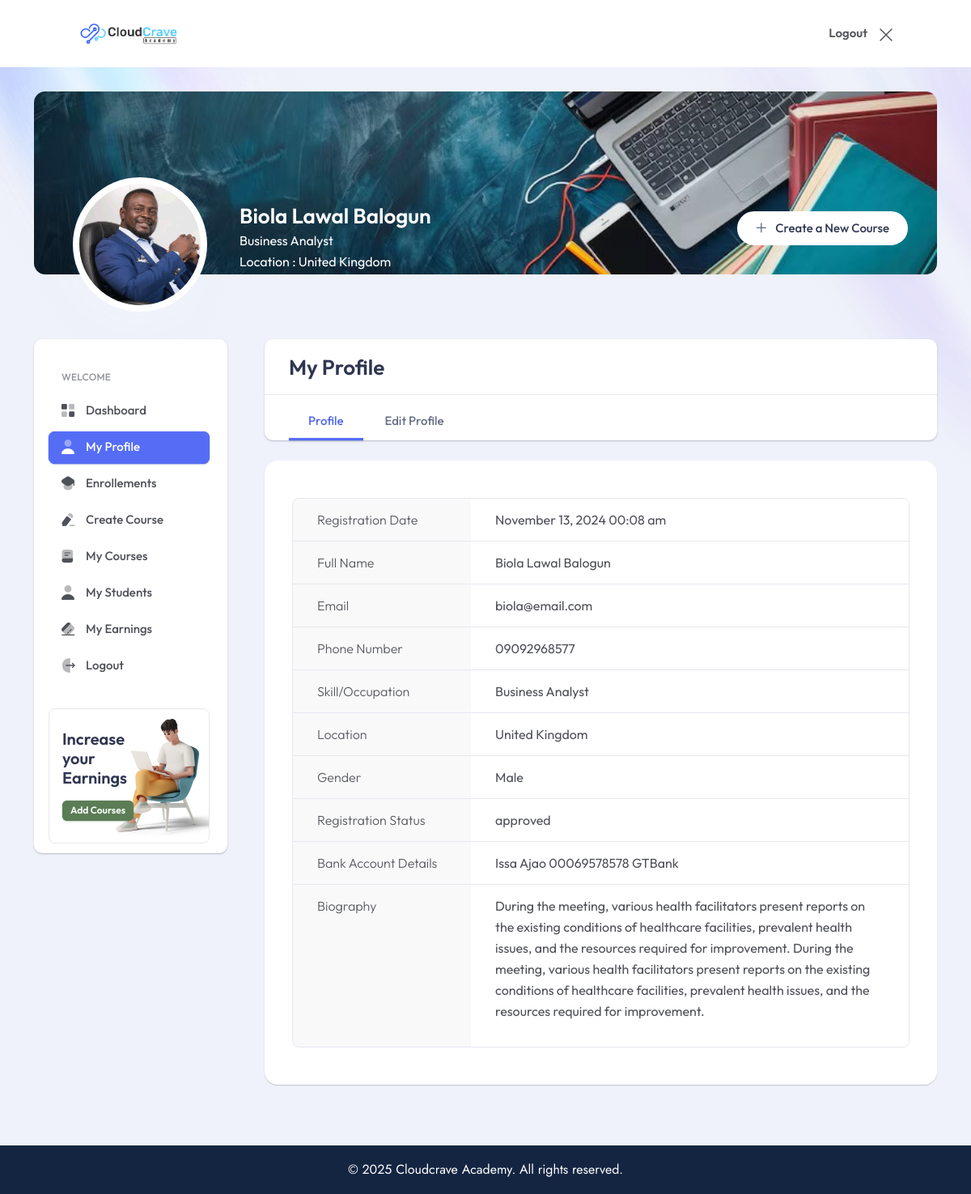
The app's page /instructor_profile.php (signed in) with its own data.
### tables this page shows
CREATE TABLE `instructors` (
  `instructor_id` int(11) NOT NULL,
  `instructor_name` varchar(255) NOT NULL,
  `bio` text DEFAULT NULL,
  `current_role` varchar(225) DEFAULT NULL,
  `profile_picture` varchar(255) DEFAULT NULL,
  `created_at` timestamp NOT NULL DEFAULT current_timestamp(),
  `gender` varchar(50) DEFAULT NULL,
  `location` varchar(255) DEFAULT NULL,
  `status` enum('pending','approved','rejected') DEFAULT 'pending',
  `email` varchar(255) NOT NULL,
  `password` varchar(255) NOT NULL,
  `phone_number` varchar(20) DEFAULT NULL,
  `bank_account_details` varchar(225) DEFAULT NULL
);

### instructor_profile.php (the view, shortened to what this page needs)
<!doctype html>
<html class="no-js" lang="zxx">
<head>
   <link rel="stylesheet" href="assets/css/bootstrap.css">
   <link rel="stylesheet" href="assets/css/animate.css">
   <link rel="stylesheet" href="assets/css/swiper-bundle.css">
   <link rel="stylesheet" href="assets/css/slick.css">
   <link rel="stylesheet" href="assets/css/magnific-popup.css">
   <link rel="stylesheet" href="assets/css/flatpickr.min.css">
   <link rel="stylesheet" href="assets/css/font-awesome-pro.css">
   <link rel="stylesheet" href="assets/css/spacing.css">
   <link rel="stylesheet" href="assets/css/main.css">
</head>
   <body>
       <header class="header-area">
         <div class="tp-header-2 tp-header-new-course">
            <div class="container-fluid">
               <div class="row align-items-center">
                  <div class="col-2">
                     <div class="tp-header-2-right d-flex align-items-center">
                        <div class="logo tp-header-logo">
                           <a href="index.html">
                              <img src="assets/img/logo/logo-black.png" alt="logo">
                           </a>
                        </div>
                     </div>
                  </div>
                  <div class="col-10">
                     <div class="tp-header-new-course-right d-flex justify-content-end">
                        <div class="tp-header-new-course-option d-none d-sm-block">
                           <a class="draft" href="logout.php">Logout</a>
                       </div>
                        <span>
                           <a href="logout.php"></a>
                        </span>
                     </div>
                  </div>
               </div>
            </div>
         </div>
      </header>
      <main class="tp-dashboard-body-bg">
   <?php
include_once 'connect.php';
$instructor_id = $_SESSION['instructor_id'];
$query = "SELECT * FROM instructors WHERE instructor_id = $instructor_id";
$result = $conn->query($query);
if ($result && $result->num_rows > 0) {
    $instructor = $result->fetch_assoc();
    $instructor_name = $instructor['instructor_name'];
    $location = $instructor['location'];
    $profile_picture = $instructor['profile_picture'];
    $role = $instructor['current_role'];
} else {
    $instructor_name = "Unknown Instructor";
    $location = "Not Assigned";
    $profile_picture = "default.jpg";
}
?>
         <section class="tp-dashboard-banner-wrap">
            <div class="tp-dashboard-banner-shape"><img src="assets/img/dashboard/bg/dashboard-bg-shape-1.jpg" alt=""></div>
            <div class="container">
               <div class="row">
                  <div class="col-lg-12">
                     <div class="tp-dashboard-banner-bg mt-30" data-background="assets/img/dashboard/bg/dashboard-bg-1.jpg">
                        <div class="tp-instructor-wrap d-flex justify-content-between">
                           <div class="tp-instructor-info d-flex">
                              <div class="tp-instructor-avatar">
                                 <img src="assets/uploads/instructors/<?php echo $profile_picture; ?>" alt=""  class="circular-image" width=120>
                              </div>
                              <div class="tp-instructor-content">
                                 <h4 class="tp-instructor-title"><?php echo $instructor_name; ?>  </h4>
                                 <div class="tp-instructor-rate  d-flex align-items-center">
                                    <span> <?php echo htmlspecialchars($role); ?> </span>
                                 </div>
                                 <div class="tp-instructor-rate  d-flex align-items-center">
                                    <span>Location : <?php echo htmlspecialchars($location); ?>  </span>
                                 </div>
                              </div>
                           </div>
                           <div class="tp-instructor-course-btn">
                              <a class="tp-btn-add-course" href="create_course.php"><i class="fa-regular fa-plus"></i> Create a New Course</a>
                           </div>
                        </div>
                     </div>
                  </div>
               </div>
            </div>
         </section>
         <section class="tpd-main pb-75">
            <div class="container">
               <div class="row">
                  <div class="col-lg-3">
                     <?php
         require_once 'instructor_menu.php';
                          ?>
                  </div>
                  <div class="col-lg-9">
                      <div class="">
<div class="tpd-course-area">
   <div class="row">
      <div class="col-12">
         <div class="tp-dashboard-tab mb-25">
            <h2 class="tp-dashboard-tab-title">My Profile</h2>
            <div class="tp-dashboard-tab-list">
               <ul>
               <li>
                     <a class="active" href="instructor_profile.php"> Profile</a>
                  </li>
                  <li>
                     <a href="instructor_profile_edit.php">Edit Profile</a>
                  </li>
               </ul>
            </div>
         </div>
      </div>
   </div>
</div></div>
                     <div class="tpd-content-layout">
                     <?php
include('connect.php');
$query = "SELECT * FROM instructors WHERE instructor_id = ?";
$stmt = $conn->prepare($query);
$stmt->bind_param("i", $instructor_id);
$stmt->execute();
$result = $stmt->get_result();
$instructor = $result->fetch_assoc();
if ($instructor):
?>
<div class="tp-profile-wrapper">
               <div class="tp-profile-box">
                <div class="tp-profile-wrap">
                    <ul>
                        <li>
                            <div class="tp-profile-info d-flex">
                                <div class="tp-profile-info-tag">
                                    <span>Registration Date</span>
                                </div>
                                <div class="tp-profile-info-details">
                                    <span><?php echo date('F d, Y H:i a', strtotime($instructor['created_at'])); ?></span>
                                </div>
                            </div>
                        </li>
                        <li>
                            <div class="tp-profile-info d-flex">
                                <div class="tp-profile-info-tag">
                                    <span>Full Name</span>
                                </div>
                                <div class="tp-profile-info-details">
                                    <span><?php echo htmlspecialchars($instructor['instructor_name']); ?></span>
                                </div>
                            </div>
                        </li>
                        <li>
                            <div class="tp-profile-info d-flex">
                                <div class="tp-profile-info-tag">
                                    <span>Email</span>
                                </div>
                                <div class="tp-profile-info-details">
                                    <span><?php echo htmlspecialchars($instructor['email']); ?></span>
                                </div>
                            </div>
                        </li>
                        <li>
                            <div class="tp-profile-info d-flex">
                                <div class="tp-profile-info-tag">
                                    <span>Phone Number</span>
                                </div>
                                <div class="tp-profile-info-details">
                                    <span><?php echo htmlspecialchars($instructor['phone_number']); ?></span>
                                </div>
                            </div>
                        </li>
                        <li>
                            <div class="tp-profile-info d-flex">
                                <div class="tp-profile-info-tag">
                                    <span>Skill/Occupation</span>
                                </div>
                                <div class="tp-profile-info-details">
                                    <span><?php echo htmlspecialchars($instructor['current_role']); ?></span>
                                </div>
                            </div>
                        </li>
                        <li>
                            <div class="tp-profile-info d-flex">
                                <div class="tp-profile-info-tag">
                                    <span>Location</span>
                                </div>
                                <div class="tp-profile-info-details">
                                    <span><?php echo htmlspecialchars($instructor['location']); ?></span>
                                </div>
                            </div>
                        </li>
                        <li>
                            <div class="tp-profile-info d-flex">
                                <div class="tp-profile-info-tag">
                                    <span>Gender</span>
                                </div>
                                <div class="tp-profile-info-details">
                                    <span><?php echo htmlspecialchars($instructor['gender']); ?></span>
                                </div>
                            </div>
                        </li>
                        <li>
                            <div class="tp-profile-info d-flex">
                                <div class="tp-profile-info-tag">
                                    <span>Registration Status</span>
                                </div>
                                <div class="tp-profile-info-details">
                                    <span><?php echo htmlspecialchars($instructor['status']); ?></span>
                                </div>
                            </div>
                        </li>
                        <li>
                            <div class="tp-profile-info d-flex">
                                <div class="tp-profile-info-tag">
                                    <span>Bank Account Details</span>
                                </div>
                                <div class="tp-profile-info-details">
                                    <span><?php echo htmlspecialchars($instructor['bank_account_details']); ?></span>
                                </div>
                            </div>
                        </li>
                        <li>
                            <div class="tp-profile-info d-flex">
                                <div class="tp-profile-info-tag">
                                    <span>Biography</span>
                                </div>
                                <div class="tp-profile-info-details">
                                    <span class="details-zone"><?php echo nl2br(htmlspecialchars($instructor['bio'])); ?></span>
                                </div>
                            </div>
                        </li>
                    </ul>
                </div>
            </div>
        </div>
    </div>
</div>
<?php
else:
    echo "<p>Instructor not found.</p>";
endif;
?>
                  </div>
               </div>
         </section>
      </main>
       <footer>
        <div class="tp-footer-bottom tpd-dashboard-footer-bottom">
           <div class="container">
              <div class="row">
                 <div class="col-lg-12">
                    <div class="tp-footer-copyright text-center">
                       <span>© <?php echo date("Y"); ?> <a href="#">Cloudcrave Academy</a>. All rights reserved.</span>
                    </div>
                 </div>
              </div>
           </div>
        </div>
     </footer>
   </body>
</html>

### assets/css/spacing.css (style rules this page uses)
.mt-30 { margin-top:30px }
.mb-25 { margin-bottom:25px }
.pb-75 { padding-bottom:75px }

### records on screen
instructors: profile_picture (picture), instructor_name "Biola Lawal Balogun", current_role "Business Analyst", location "United Kingdom", created_at "November 13, 2024 00:08 am", email "biola@email.com", phone_number "09092968577", gender "Male", status "approved", bank_account_details "Issa Ajao 00069578578 GTBank", bio "During the meeting, various health facilitators present reports on the existing conditions of healthcare facilities, prevalent health issues, and the resources required for improvement. During the meeting, various health facilitators present reports on the existing conditions of healthcare facilities, prevalent health issues, and the resources required for improvement."
